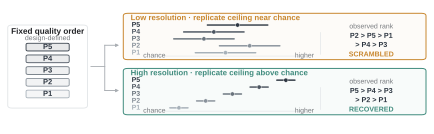

This chart was generated by the following Python code:
"""Fig. 5e — fixed predictors evaluated under two measurement regimes."""
from __future__ import annotations

W_MM, H_MM = 110.0, 34.0

import fig5_common as S

PREDICTORS = ["P5", "P4", "P3", "P2", "P1"]
LOW_RES = "#C8872F"
HIGH_RES = "#3F8B7D"


def _predictor_color(label):
    index = int(label[1:]) - 1
    return S.mix(S.LIGHT_SLATE, S.DARK_SLATE, index / 4.0)


def _tile(ax, x, y, label, width=10.0):
    color = _predictor_color(label)
    S.rounded_box(ax, x, y - 1.45, width, 2.9, edge=color,
                  face=S.mix("white", color, 0.11), lw=0.62, radius=0.5,
                  zorder=4)
    ax.text(x + width / 2.0, y, label, fontsize=5.45, fontweight="bold",
            color=S.DARK_SLATE, ha="center", va="center", zorder=5)


def _score_row(ax, y, label, center, half_width):
    color = _predictor_color(label)
    ax.text(32.2, y, label, fontsize=5.0, fontweight="bold", color=color,
            ha="right", va="center")
    ax.plot([center - half_width, center + half_width], [y, y], color=color,
            lw=1.05, solid_capstyle="round", zorder=3)
    ax.scatter([center], [y], s=9.5, color=color, edgecolor="white",
               linewidths=0.3, zorder=4)


def _benchmark_card(ax, y0, high_resolution):
    edge = HIGH_RES if high_resolution else LOW_RES
    title = "High resolution · replicate ceiling above chance" if high_resolution \
        else "Low resolution · replicate ceiling near chance"
    verdict = "RECOVERED" if high_resolution else "SCRAMBLED"
    observed = "P5 > P4 > P3\n> P2 > P1" if high_resolution \
        else "P2 > P5 > P1\n> P4 > P3"
    S.rounded_box(ax, 28.3, y0, 70.2, 17.4, edge=edge,
                  face=S.mix("white", edge, 0.035), lw=0.72, radius=1.0)
    ax.text(30.0, y0 + 15.6, title, fontsize=5.65, fontweight="bold",
            color=edge, ha="left", va="center")
    ax.plot([35.5, 70.3], [y0 + 1.35, y0 + 1.35], color=S.LIGHT_GREY,
            lw=0.5)
    ax.plot([35.5, 35.5], [y0 + 1.0, y0 + 1.7], color=S.LIGHT_GREY,
            lw=0.5)
    ax.plot([70.3, 70.3], [y0 + 1.0, y0 + 1.7], color=S.LIGHT_GREY,
            lw=0.5)
    ax.text(35.5, y0 + 0.25, "chance", fontsize=5.0, color=S.GREY,
            ha="center", va="bottom")
    ax.text(70.3, y0 + 0.25, "higher", fontsize=5.0, color=S.GREY,
            ha="center", va="bottom")

    rows = [y0 + 13.0, y0 + 10.4, y0 + 7.8, y0 + 5.2, y0 + 2.6]
    if high_resolution:
        centers = {"P5": 66.0, "P4": 59.8, "P3": 53.6, "P2": 47.4, "P1": 41.2}
        widths = {label: 2.1 for label in PREDICTORS}
    else:
        centers = {"P5": 54.8, "P4": 49.3, "P3": 47.0, "P2": 57.6, "P1": 52.0}
        widths = {label: 7.0 for label in PREDICTORS}
    for y, label in zip(rows, PREDICTORS):
        _score_row(ax, y, label, centers[label], widths[label])

    ax.plot([74.0, 74.0], [y0 + 2.0, y0 + 10.2], color=S.LIGHT_GREY, lw=0.55)
    ax.text(85.8, y0 + 12.4, "observed rank", fontsize=5.0, color=S.GREY,
            ha="center", va="center")
    ax.text(85.8, y0 + 7.4, observed, fontsize=5.2, fontweight="bold",
            color=S.DARK_SLATE, ha="center", va="center", linespacing=1.35)
    ax.text(85.8, y0 + 1.9, verdict, fontsize=5.1, fontweight="bold",
            color=edge, ha="center", va="center")


def main() -> None:
    S.apply_style()
    fig = S.figure(W_MM, H_MM)
    ax = fig.add_axes([0, 0, 1, 1])
    ax.set_xlim(0, 100)
    ax.set_ylim(0, 50)
    ax.axis("off")


    # One shared truth ladder feeds both benchmark regimes.
    S.rounded_box(ax, 1.5, 9.4, 18.5, 31.2, edge=S.LIGHT_GREY,
                  face="white", lw=0.7, radius=1.05)
    ax.text(10.75, 38.1, "Fixed quality order", fontsize=5.9,
            fontweight="bold", ha="center", va="center")
    ax.text(10.75, 35.6, "design-defined", fontsize=5.0, color=S.GREY,
            ha="center", va="center")
    ys = [32.3, 27.9, 23.5, 19.1, 14.7]
    for y, label in zip(ys, PREDICTORS):
        _tile(ax, 5.75, y, label, width=10.0)

    # Branch: the predictor set does not change.
    ax.plot([20.8, 24.0], [25.0, 25.0], color=S.MID_GREY, lw=0.65)
    ax.plot([24.0, 24.0], [16.0, 33.0], color=S.MID_GREY, lw=0.65)
    S.arrow(ax, (24.0, 33.0), (27.3, 33.0), color=S.MID_GREY,
            mutation=4.5)
    S.arrow(ax, (24.0, 16.0), (27.3, 16.0), color=S.MID_GREY,
            mutation=4.5)

    _benchmark_card(ax, 27.6, high_resolution=False)
    _benchmark_card(ax, 6.9, high_resolution=True)


    S.save(fig, "fig5e_rank_recovery_concept")


if __name__ == "__main__":
    main()
